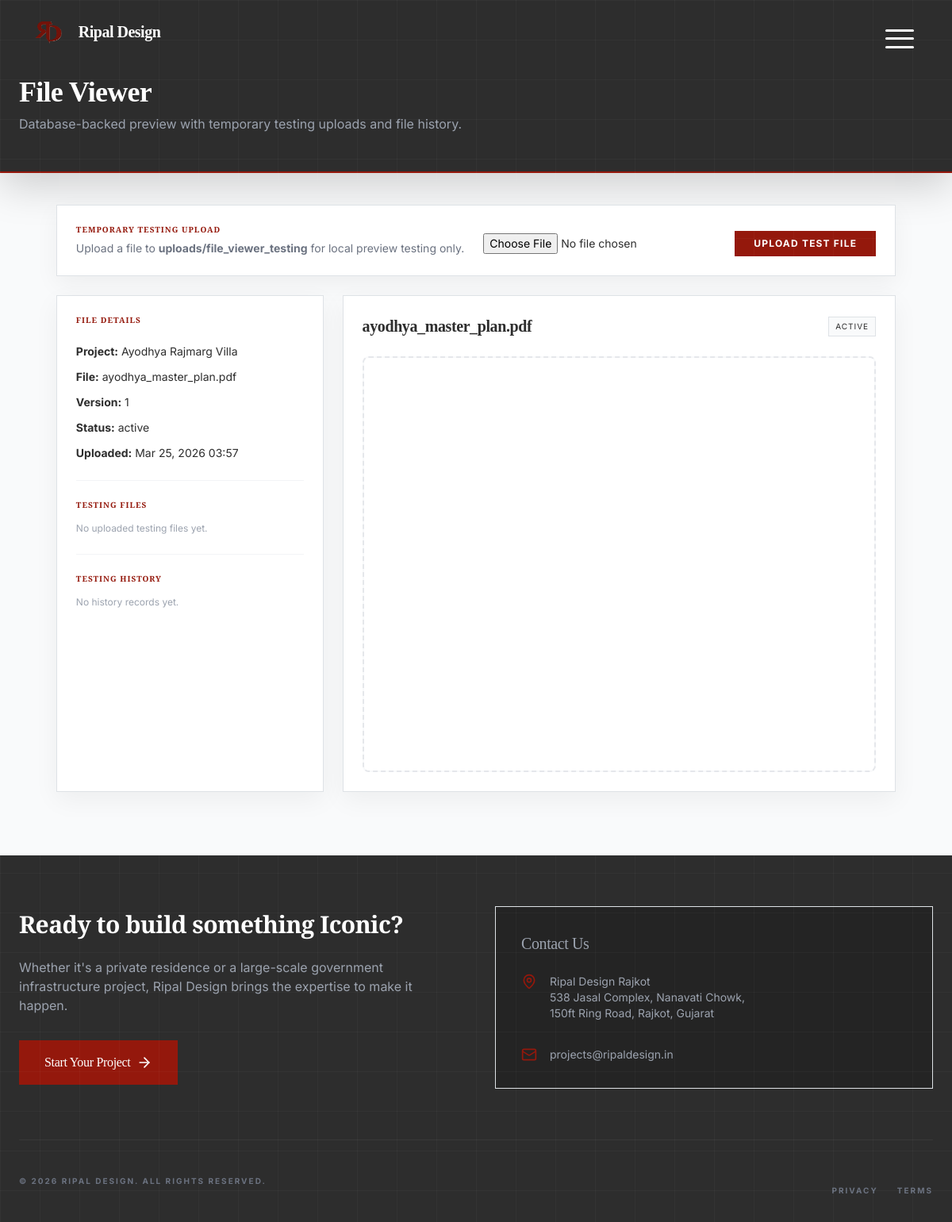
Page /admin/file_viewer.php?file=ayodhya_master_plan.pdf (signed in) on the committed database.
### tables this page shows
CREATE TABLE IF NOT EXISTS project_files (
  id INT AUTO_INCREMENT PRIMARY KEY,
  project_id INT NOT NULL,
  name VARCHAR(255) NOT NULL,
  filename VARCHAR(255) DEFAULT NULL,
  type VARCHAR(50) DEFAULT NULL,
  size VARCHAR(20) DEFAULT NULL,
  file_path VARCHAR(500) DEFAULT NULL,
  storage_path VARCHAR(1024) DEFAULT NULL,
  version INT DEFAULT 1,
  uploaded_by VARCHAR(255) DEFAULT NULL,
  uploaded_at TIMESTAMP DEFAULT CURRENT_TIMESTAMP,
  status ENUM('active','archived') DEFAULT 'active',
  FOREIGN KEY (project_id) REFERENCES projects(id) ON DELETE CASCADE,
  INDEX idx_project_files_project (project_id)
);

CREATE TABLE IF NOT EXISTS projects (
  id INT AUTO_INCREMENT PRIMARY KEY,
  name VARCHAR(255) NOT NULL,
  status ENUM('planning','ongoing','paused','completed','on-hold','cancelled') DEFAULT 'ongoing',
  budget DECIMAL(15,2) DEFAULT NULL,
  progress INT DEFAULT 0,
  due DATE DEFAULT NULL,
  location TEXT DEFAULT NULL,
  map_link TEXT DEFAULT NULL,
  site_location VARCHAR(255) DEFAULT NULL,
  address TEXT DEFAULT NULL,
  owner_name VARCHAR(255) DEFAULT NULL,
  owner_contact VARCHAR(50) DEFAULT NULL,
  owner_email VARCHAR(255) DEFAULT NULL,
  worker_name VARCHAR(255) DEFAULT NULL,
  project_type VARCHAR(100) DEFAULT NULL,
  client_id INT DEFAULT NULL,
  created_by INT DEFAULT NULL,
  latitude DECIMAL(10,7) DEFAULT NULL,
  longitude DECIMAL(10,7) DEFAULT NULL,
  created_at TIMESTAMP NOT NULL DEFAULT CURRENT_TIMESTAMP,
  updated_at TIMESTAMP NULL DEFAULT NULL ON UPDATE CURRENT_TIMESTAMP,
  FOREIGN KEY (client_id) REFERENCES users(id) ON DELETE SET NULL,
  FOREIGN KEY (created_by) REFERENCES users(id) ON DELETE SET NULL,
  INDEX idx_projects_status (status),
  INDEX idx_projects_client (client_id)
);

### includes/util.php (called while the page is built, shortened)
<?php
if (!function_exists('base_path')) {
    function base_path($path = '') {
        $basePath = rtrim(BASE_PATH, '/');
        return $basePath . '/' . ltrim($path, '/');
    }
}
if (!function_exists('db_query')) {
    function db_query($sql, $params = []) {
        global $pdo;
        try {
            $stmt = $pdo->prepare($sql);
            $stmt->execute($params);
            return $stmt;
        } catch (PDOException $e) {
            error_log('Database query error: ' . $e->getMessage());
            return false;
        }
    }
}
if (!function_exists('db_fetch')) {
    function db_fetch($sql, $params = []) {
        $stmt = db_query($sql, $params);
        return $stmt ? $stmt->fetch() : false;
    }
}
?>

### admin/file_viewer.php (the view, shortened to what this page needs)
<?php
if (!function_exists('file_viewer_test_relative_dir')) {
  function file_viewer_test_relative_dir() {
    return 'uploads/file_viewer_testing';
  }
}
if (!function_exists('file_viewer_history_path')) {
  function file_viewer_history_path() {
    return rtrim((string)PROJECT_ROOT, '/\\') . DIRECTORY_SEPARATOR . 'logs' . DIRECTORY_SEPARATOR . 'file_viewer_test_history.json';
  }
}
if (!function_exists('file_viewer_load_history')) {
  function file_viewer_load_history() {
    $path = file_viewer_history_path();
    if (!is_file($path)) {
      return [];
    }
    $raw = (string)@file_get_contents($path);
    $parsed = json_decode($raw, true);
    return is_array($parsed) ? $parsed : [];
  }
}
$file = trim((string)($_GET['file'] ?? ''));
$projectId = (int)($_GET['project_id'] ?? 0);
$fileName = $file !== '' ? basename($file) : 'N/A';
$projectName = 'Unknown Project';
$version = 'v1';
$status = 'under_review';
$uploadedAt = '';
$filePath = '';
$storagePath = '';
if (!function_exists('resolve_preview_url')) {
  function resolve_preview_url($rawPath) {
    $value = trim((string)$rawPath);
    $normalized = str_replace('\\', '/', $value);
    $uploadsPos = strpos($normalized, '/uploads/');
    if ($uploadsPos === false) {
      return '';
    }
    $relative = $uploadsPos === 0 ? $normalized : substr($normalized, $uploadsPos + 1);
    $relative = ltrim($relative, '/');
    return function_exists('base_path') ? (string)base_path($relative) : '/' . $relative;
  }
}
if (db_connected() && $file !== '') {
  $projectFilterSql = $projectId > 0 ? ' AND pf.project_id = ' . (int)$projectId . ' ' : ' ';
  $row = db_fetch("SELECT pf.filename, pf.name, pf.version, pf.status, pf.uploaded_at, p.name AS project_name, pf.file_path, pf.storage_path
        FROM project_files pf
        LEFT JOIN projects p ON p.id = pf.project_id
        WHERE pf.filename = ? OR pf.file_path = ? OR pf.storage_path = ? OR pf.name = ?
    " . $projectFilterSql . "
        ORDER BY pf.uploaded_at DESC LIMIT 1", [$file, $file, $file, $file]);
    if ($row) {
        $fileName = (string)($row['filename'] ?? $row['name'] ?? $fileName);
        $projectName = (string)($row['project_name'] ?? $projectName);
        $version = (string)($row['version'] ?? $version);
        $status = strtolower((string)($row['status'] ?? $status));
        $uploadedAt = (string)($row['uploaded_at'] ?? '');
        $filePath = (string)($row['file_path'] ?? '');
        $storagePath = (string)($row['storage_path'] ?? '');
    }
}
$testHistory = array_reverse(file_viewer_load_history());
$testFiles = [];
$previewUrl = '';
foreach ([$storagePath, $filePath, $file] as $candidate) {
  $resolvedUrl = resolve_preview_url($candidate);
  if ($resolvedUrl === '') {
    continue;
  }
  $previewUrl = $resolvedUrl;
  break;
}
$extensionSource = $filePath !== '' ? $filePath : ($storagePath !== '' ? $storagePath : $fileName);
$ext = strtolower((string)pathinfo((string)$extensionSource, PATHINFO_EXTENSION));
$isPanoramaName = (bool)preg_match('/(^|[_\-\s])(360|pano|panorama|equirect)/i', (string)$fileName);
$isPanoramaRatio = false;
$is360Suitable = $isPanoramaName || $isPanoramaRatio;
$viewerMode = 'unsupported';
if (in_array($ext, ['glb', 'gltf'], true)) {
  $viewerMode = '3d';
} elseif (in_array($ext, ['jpg', 'jpeg', 'png', 'webp'], true)) {
  $viewerMode = $is360Suitable ? '360' : 'image';
} elseif ($ext === 'pdf') {
  $viewerMode = 'pdf';
} elseif (in_array($ext, ['mp4', 'webm', 'ogg'], true)) {
  $viewerMode = 'video';
}
?>
<!DOCTYPE html>
<html lang="en" class="bg-canvas-white">
<head>
  <?php $HEADER_MODE = 'dashboard'; require_once __DIR__ . '/../Common/header.php'; ?>
</head>
<body class="bg-canvas-white font-sans text-foundation-grey min-h-screen">
  <div class="min-h-screen flex flex-col">
    <header class="bg-foundation-grey text-white pt-24 pb-12 px-4 shadow-lg mb-10 border-b-2 border-rajkot-rust">
      <div class="max-w-7xl mx-auto">
        <h1 class="text-4xl font-serif font-bold">File Viewer</h1>
        <p class="text-gray-400 mt-2">Database-backed preview with temporary testing uploads and file history.</p>
      </div>
    </header>
    <main class="flex-grow max-w-6xl mx-auto px-4 sm:px-6 lg:px-8 pb-20">
      <div class="bg-white border border-gray-100 shadow-premium p-6 mb-6">
        <div class="flex flex-col lg:flex-row lg:items-end lg:justify-between gap-4">
          <div>
            <h2 class="text-[10px] uppercase tracking-widest text-rajkot-rust font-bold mb-2">Temporary Testing Upload</h2>
            <p class="text-sm text-gray-500">Upload a file to <strong><?php echo htmlspecialchars(file_viewer_test_relative_dir()); ?></strong> for local preview testing only.</p>
          </div>
          <form method="post" enctype="multipart/form-data" class="flex flex-wrap items-center gap-3">
            <input type="file" name="test_file" required class="text-sm">
            <button type="submit" class="bg-rajkot-rust hover:bg-red-700 text-white px-4 py-2 text-xs uppercase tracking-widest font-bold">Upload Test File</button>
          </form>
        </div>
      </div>
      <div class="grid grid-cols-1 lg:grid-cols-3 gap-6">
        <aside class="bg-white border border-gray-100 shadow-premium p-6">
          <h2 class="text-[10px] uppercase tracking-widest text-rajkot-rust font-bold mb-4">File Details</h2>
          <div class="space-y-3 text-sm">
            <p><strong>Project:</strong> <?php echo htmlspecialchars($projectName); ?></p>
            <p><strong>File:</strong> <?php echo htmlspecialchars($fileName); ?></p>
            <p><strong>Version:</strong> <?php echo htmlspecialchars($version); ?></p>
            <p><strong>Status:</strong> <?php echo htmlspecialchars($status); ?></p>
            <p><strong>Uploaded:</strong> <?php echo $uploadedAt ? htmlspecialchars(date('M d, Y H:i', strtotime($uploadedAt))) : 'N/A'; ?></p>
          </div>
          <div class="mt-6 pt-6 border-t border-gray-100">
            <h3 class="text-[10px] uppercase tracking-widest text-rajkot-rust font-bold mb-3">Testing Files</h3>
            <div class="space-y-3 max-h-64 overflow-auto pr-1">
              <?php if (empty($testFiles)): ?>
                <p class="text-xs text-gray-400">No uploaded testing files yet.</p>
              <?php endif; ?>
            </div>
          </div>
          <div class="mt-6 pt-6 border-t border-gray-100">
            <h3 class="text-[10px] uppercase tracking-widest text-rajkot-rust font-bold mb-3">Testing History</h3>
            <div class="space-y-2 max-h-56 overflow-auto pr-1">
              <?php if (empty($testHistory)): ?>
                <p class="text-xs text-gray-400">No history records yet.</p>
              <?php endif; ?>
            </div>
          </div>
        </aside>
        <section class="lg:col-span-2 bg-white border border-gray-100 shadow-premium p-6 min-h-[420px] flex flex-col">
          <div class="flex items-center justify-between mb-4">
            <h3 class="text-xl font-serif font-bold"><?php echo htmlspecialchars($fileName); ?></h3>
            <div class="flex items-center gap-2">
              <span class="text-[10px] uppercase tracking-widest px-2 py-1 bg-gray-50 border border-gray-100"><?php echo htmlspecialchars($status); ?></span>
            </div>
          </div>
          <div class="flex-grow border-2 border-dashed border-gray-200 rounded-lg bg-gray-50 overflow-hidden">
            <?php if ($previewUrl === ''): ?>
              <div class="h-full min-h-[360px] flex items-center justify-center text-gray-400 px-8 text-center">
                Preview unavailable. File path could not be resolved from saved metadata.
              </div>
            <?php elseif ($viewerMode === '360'): ?>
              <div id="panoViewer" class="w-full h-[520px]"></div>
            <?php elseif ($viewerMode === 'image'): ?>
              <img src="<?php echo htmlspecialchars($previewUrl); ?>" alt="<?php echo htmlspecialchars($fileName); ?>" class="w-full h-[520px] object-contain bg-white" loading="lazy">
            <?php elseif ($viewerMode === 'pdf'): ?>
              <iframe src="<?php echo htmlspecialchars($previewUrl); ?>" class="w-full h-[520px] bg-white" title="PDF Preview"></iframe>
            <?php endif; ?>
          </div>
        </section>
      </div>
    </main>
    <?php require_once __DIR__ . '/../Common/footer.php'; ?>
  </div>
</body>
</html>

### public/css/index.css (style rules this page uses)
html, body { overflow-x: hidden !important; width: 100%; max-width: 100%; }
*, *::before, *::after { box-sizing: border-box; }
body { background: #0a0a0a; color: #fff; font-family: 'Inter', system-ui, -apple-system, 'Segoe UI', Roboto, 'Helvetica Neue', Arial; scrollbar-width: none; -ms-overflow-style: none; }
h1, h2, h3, .logo-font { font-family: 'Cormorant Garamond', serif; }
:root { --primary: #731209; --primary-light: #94180C; --bg-dark: #0a0a0a; --bg-panel: #121212; --text-muted: rgba(255, 255, 255, 0.6); --blueprint-grid: rgba(255, 255, 255, 0.03); }
body { background-color: var(--bg-dark); color: #fff; font-family: 'Inter', sans-serif; line-height: 1.6; -webkit-font-smoothing: antialiased; overflow-x: hidden; margin: 0; }
body::before { content: ""; position: fixed; top: 0; left: 0; width: 100%; height: 100%; background-image: linear-gradient(var(--blueprint-grid) 1px, transparent 1px), linear-gradient(90deg, var(--blueprint-grid) 1px, transparent 1px); background-size: 50px 50px; pointer-events: none; z-index: 1; }
h1, h2, h3, .font-serif { font-family: 'Cormorant Garamond', serif; font-weight: 300; letter-spacing: -0.02em; }

### Common/header.css (style rules this page uses)
:root { --alt-overlay-bg: rgba(148, 24, 12, 0.96); --alt-text: #fff; }
html, body { overflow-x: hidden; }

### Common/admin-responsive.css (style rules this page uses)
:root { --admin-header-mobile-padding-top: 4rem; }

### rows in the picture
project_files: project.name "Ayodhya Rajmarg Villa", filename "ayodhya_master_plan.pdf", version "1", status "active", uploaded_at "Mar 25, 2026 03:57", status "ACTIVE"

### other values in the picture
$headerText('brand_name', 'Ripal Design') "Ripal Design"
file_viewer_test_relative_dir() "uploads/file_viewer_testing"
$footerText('cta_heading', 'Ready to build something Iconic?') "Ready to build something Iconic?"
$footerText('cta_button', 'Start Your Project') "Start Your Project"
$footerText('contact_heading', 'Contact Us') "Contact Us"
preg_replace('#<script[^>]*>.*?</script>#is', '', $value) "Ripal Design Rajkot 538 Jasal Complex, Nanavati Chowk, 150ft Ring Road, Rajkot, Gujarat"
$footerText('email', 'projects@ripaldesign.in') "projects@ripaldesign.in"
$footerText('copyright_brand', 'Ripal Design') "RIPAL DESIGN"
$footerText('copyright_suffix', 'All rights reserved.') "ALL RIGHTS RESERVED."
$footerText('privacy_label', 'Privacy') "PRIVACY"
$footerText('terms_label', 'Terms') "TERMS"
